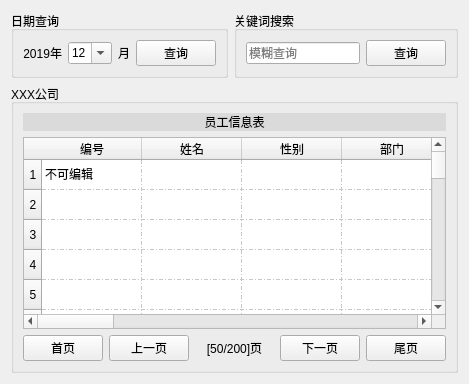
        <widget class="QWidget" name="page_7">
         <layout class="QGridLayout" name="gridLayout_5">
          <item row="0" column="0">
           <widget class="QWidget" name="widget_21" native="true">
            <layout class="QHBoxLayout" name="horizontalLayout_18" stretch="2,3">
             <property name="leftMargin">
              <number>0</number>
             </property>
             <property name="topMargin">
              <number>0</number>
             </property>
             <property name="rightMargin">
              <number>0</number>
             </property>
             <property name="bottomMargin">
              <number>0</number>
             </property>
             <item>
              <widget class="QGroupBox" name="groupBox_14">
               <property name="title">
                <string>日期查询</string>
               </property>
               <layout class="QHBoxLayout" name="horizontalLayout_19">
                <item>
                 <widget class="QLabel" name="label_19">
                  <property name="text">
                   <string>2019年</string>
                  </property>
                  <property name="alignment">
                   <set>Qt::AlignRight|Qt::AlignTrailing|Qt::AlignVCenter</set>
                  </property>
                 </widget>
                </item>
                <item>
                 <widget class="QComboBox" name="comboBox_5">
                  <property name="maximumSize">
                   <size>
                    <width>50</width>
                    <height>16777215</height>
                   </size>
                  </property>
                  <property name="editable">
                   <bool>true</bool>
                  </property>
                  <property name="currentIndex">
                   <number>4</number>
                  </property>
                  <property name="maxCount">
                   <number>12</number>
                  </property>
                  <property name="frame">
                   <bool>true</bool>
                  </property>
                  <item>
                   <property name="text">
                    <string>2</string>
                   </property>
                  </item>
                  <item>
                   <property name="text">
                    <string>3</string>
                   </property>
                  </item>
                  <item>
                   <property name="text">
                    <string>4</string>
                   </property>
                  </item>
                  <item>
                   <property name="text">
                    <string>11</string>
                   </property>
                  </item>
                  <item>
                   <property name="text">
                    <string>12</string>
                   </property>
                  </item>
                 </widget>
                </item>
                <item>
                 <widget class="QLabel" name="label_20">
                  <property name="text">
                   <string>月</string>
                  </property>
                  <property name="alignment">
                   <set>Qt::AlignLeading|Qt::AlignLeft|Qt::AlignVCenter</set>
                  </property>
                 </widget>
                </item>
                <item>
                 <widget class="QPushButton" name="pushButton_25">
                  <property name="text">
                   <string>查询</string>
                  </property>
                 </widget>
                </item>
               </layout>
              </widget>
             </item>
             <item>
              <widget class="QGroupBox" name="groupBox_15">
               <property name="title">
                <string>关键词搜索</string>
               </property>
               <layout class="QHBoxLayout" name="horizontalLayout_20">
                <item>
                 <widget class="QLineEdit" name="lineEdit_38">
                  <property name="frame">
                   <bool>true</bool>
                  </property>
                  <property name="placeholderText">
                   <string>模糊查询</string>
                  </property>
                  <property name="clearButtonEnabled">
                   <bool>true</bool>
                  </property>
                 </widget>
                </item>
                <item>
                 <widget class="QPushButton" name="pushButton_26">
                  <property name="text">
                   <string>查询</string>
                  </property>
                 </widget>
                </item>
               </layout>
              </widget>
             </item>
            </layout>
           </widget>
          </item>
          <item row="1" column="0">
           <widget class="QGroupBox" name="groupBox_16">
            <property name="title">
             <string>XXX公司</string>
            </property>
            <layout class="QVBoxLayout" name="verticalLayout_20">
             <item>
              <widget class="QLabel" name="label_58">
               <property name="styleSheet">
                <string notr="true">background-color: rgb(218, 218, 218);</string>
               </property>
               <property name="text">
                <string>员工信息表</string>
               </property>
               <property name="alignment">
                <set>Qt::AlignCenter</set>
               </property>
              </widget>
             </item>
             <item>
              <widget class="QTableWidget" name="tableWidget_3">
               <property name="focusPolicy">
                <enum>Qt::NoFocus</enum>
               </property>
               <property name="tabKeyNavigation">
                <bool>true</bool>
               </property>
               <property name="gridStyle">
                <enum>Qt::DashDotLine</enum>
               </property>
               <row>
                <property name="text">
                 <string>1</string>
                </property>
                <property name="textAlignment">
                 <set>AlignCenter</set>
                </property>
               </row>
               <row>
                <property name="text">
                 <string>2</string>
                </property>
                <property name="textAlignment">
                 <set>AlignCenter</set>
                </property>
               </row>
               <row>
                <property name="text">
                 <string>3</string>
                </property>
                <property name="textAlignment">
                 <set>AlignCenter</set>
                </property>
               </row>
               <row>
                <property name="text">
                 <string>4</string>
                </property>
                <property name="textAlignment">
                 <set>AlignCenter</set>
                </property>
               </row>
               <row>
                <property name="text">
                 <string>5</string>
                </property>
                <property name="textAlignment">
                 <set>AlignCenter</set>
                </property>
               </row>
               <row>
                <property name="text">
                 <string>6</string>
                </property>
                <property name="textAlignment">
                 <set>AlignCenter</set>
                </property>
               </row>
               <row>
                <property name="text">
                 <string>7</string>
                </property>
                <property name="textAlignment">
                 <set>AlignCenter</set>
                </property>
               </row>
               <row>
                <property name="text">
                 <string>8</string>
                </property>
                <property name="textAlignment">
                 <set>AlignCenter</set>
                </property>
               </row>
               <row>
                <property name="text">
                 <string>9</string>
                </property>
                <property name="textAlignment">
                 <set>AlignCenter</set>
                </property>
               </row>
               <row>
                <property name="text">
                 <string>10</string>
                </property>
               </row>
               <row>
                <property name="text">
                 <string>11</string>
                </property>
               </row>
               <row>
                <property name="text">
                 <string>12</string>
                </property>
               </row>
               <row>
                <property name="text">
                 <string>13</string>
                </property>
               </row>
               <row>
                <property name="text">
                 <string>14</string>
                </property>
               </row>
               <row>
                <property name="text">
                 <string>15</string>
                </property>
               </row>
               <row>
                <property name="text">
                 <string>16</string>
                </property>
               </row>
               <row>
                <property name="text">
                 <string>17</string>
                </property>
               </row>
               <row>
                <property name="text">
                 <string>18</string>
                </property>
               </row>
               <row>
                <property name="text">
                 <string>19</string>
                </property>
               </row>
               <row>
                <property name="text">
                 <string>20</string>
                </property>
               </row>
               <row>
                <property name="text">
                 <string>21</string>
                </property>
               </row>
               <row>
                <property name="text">
                 <string>22</string>
                </property>
               </row>
               <row>
                <property name="text">
                 <string>24</string>
                </property>
               </row>
               <row>
                <property name="text">
                 <string>23</string>
                </property>
               </row>
               <row>
                <property name="text">
                 <string>25</string>
                </property>
               </row>
               <row>
                <property name="text">
                 <string>26</string>
                </property>
               </row>
               <row>
                <property name="text">
                 <string>28</string>
                </property>
               </row>
               <row>
                <property name="text">
                 <string>29</string>
                </property>
               </row>
               <row>
                <property name="text">
                 <string>30</string>
                </property>
               </row>
               <row>
                <property name="text">
                 <string>31</string>
                </property>
               </row>
               <row>
                <property name="text">
                 <string>32</string>
                </property>
               </row>
               <row>
                <property name="text">
                 <string>33</string>
                </property>
               </row>
               <row>
                <property name="text">
                 <string>35</string>
                </property>
               </row>
               <column>
                <property name="text">
                 <string>编号</string>
                </property>
               </column>
               <column>
                <property name="text">
                 <string>姓名</string>
                </property>
               </column>
               <column>
                <property name="text">
                 <string>性别</string>
                </property>
               </column>
               <column>
                <property name="text">
                 <string>部门</string>
                </property>
               </column>
               <column>
                <property name="text">
                 <string>密码</string>
                </property>
               </column>
               <column>
                <property name="text">
                 <string>电话</string>
                </property>
               </column>
               <column>
                <property name="text">
                 <string>学历</string>
                </property>
               </column>
               <column>
                <property name="text">
                 <string>部门</string>
                </property>
               </column>
               <column>
                <property name="text">
                 <string>职务</string>
                </property>
               </column>
               <column>
                <property name="text">
                 <string>照片</string>
                </property>
               </column>
               <column>
                <property name="text">
                 <string>身份证</string>
                </property>
               </column>
               <column>
                <property name="text">
                 <string>入职时间</string>
                </property>
               </column>
               <column>
                <property name="text">
                 <string>毕业学校</string>
                </property>
               </column>
               <column>
                <property name="text">
                 <string>家庭住址</string>
                </property>
               </column>
               <column>
                <property name="text">
                 <string>个人简介</string>
                </property>
               </column>
               <item row="0" column="0">
                <property name="text">
                 <string>不可编辑</string>
                </property>
               </item>
              </widget>
             </item>
             <item>
              <widget class="QWidget" name="widget_22" native="true">
               <layout class="QHBoxLayout" name="horizontalLayout_21">
                <property name="leftMargin">
                 <number>0</number>
                </property>
                <property name="topMargin">
                 <number>0</number>
                </property>
                <property name="rightMargin">
                 <number>0</number>
                </property>
                <property name="bottomMargin">
                 <number>0</number>
                </property>
                <item>
                 <widget class="QPushButton" name="pushButton_27">
                  <property name="text">
                   <string>首页</string>
                  </property>
                 </widget>
                </item>
                <item>
                 <widget class="QPushButton" name="pushButton_28">
                  <property name="text">
                   <string>上一页</string>
                  </property>
                 </widget>
                </item>
                <item>
                 <widget class="QLabel" name="label_21">
                  <property name="text">
                   <string>[50/200]页</string>
                  </property>
                  <property name="alignment">
                   <set>Qt::AlignCenter</set>
                  </property>
                 </widget>
                </item>
                <item>
                 <widget class="QPushButton" name="pushButton_29">
                  <property name="text">
                   <string>下一页</string>
                  </property>
                 </widget>
                </item>
                <item>
                 <widget class="QPushButton" name="pushButton_30">
                  <property name="text">
                   <string>尾页</string>
                  </property>
                 </widget>
                </item>
               </layout>
              </widget>
             </item>
            </layout>
           </widget>
          </item>
         </layout>
        </widget>
